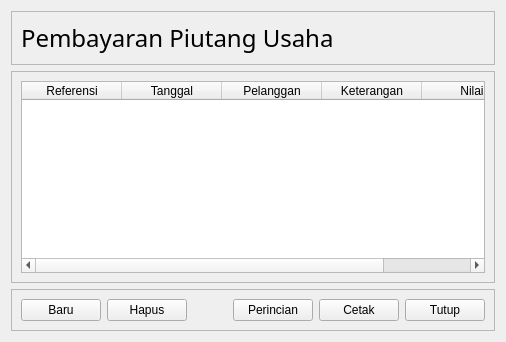
            <widget class="QWidget" name="st_Penjualan_PembayaranPiutang">
             <layout class="QVBoxLayout" name="verticalLayout_5">
              <item>
               <widget class="QFrame" name="fr_Penjualan_PembayaranPiutang_title">
                <property name="sizePolicy">
                 <sizepolicy hsizetype="Preferred" vsizetype="Maximum">
                  <horstretch>0</horstretch>
                  <verstretch>0</verstretch>
                 </sizepolicy>
                </property>
                <property name="frameShape">
                 <enum>QFrame::StyledPanel</enum>
                </property>
                <property name="frameShadow">
                 <enum>QFrame::Raised</enum>
                </property>
                <layout class="QGridLayout" name="gl_Penjualan_PembayaranPiutang_title">
                 <item row="0" column="0">
                  <widget class="QLabel" name="lb_Penjualan_PembayaranPiutang_title">
                   <property name="sizePolicy">
                    <sizepolicy hsizetype="Preferred" vsizetype="Maximum">
                     <horstretch>0</horstretch>
                     <verstretch>0</verstretch>
                    </sizepolicy>
                   </property>
                   <property name="font">
                    <font>
                     <family>Segoe UI Semilight</family>
                     <pointsize>18</pointsize>
                    </font>
                   </property>
                   <property name="text">
                    <string>Pembayaran Piutang Usaha</string>
                   </property>
                   <property name="alignment">
                    <set>Qt::AlignLeading|Qt::AlignLeft|Qt::AlignVCenter</set>
                   </property>
                  </widget>
                 </item>
                </layout>
               </widget>
              </item>
              <item>
               <widget class="QFrame" name="fr_Penjualan_PembayaranPiutang_tabel">
                <property name="sizePolicy">
                 <sizepolicy hsizetype="Preferred" vsizetype="MinimumExpanding">
                  <horstretch>0</horstretch>
                  <verstretch>0</verstretch>
                 </sizepolicy>
                </property>
                <property name="frameShape">
                 <enum>QFrame::StyledPanel</enum>
                </property>
                <property name="frameShadow">
                 <enum>QFrame::Raised</enum>
                </property>
                <layout class="QVBoxLayout" name="vl_Penjualan_PembayaranPiutang_tabel">
                 <item>
                  <widget class="QTableWidget" name="tbl_Penjualan_PembayaranPiutang">
                   <property name="sizePolicy">
                    <sizepolicy hsizetype="Expanding" vsizetype="MinimumExpanding">
                     <horstretch>0</horstretch>
                     <verstretch>0</verstretch>
                    </sizepolicy>
                   </property>
                   <property name="showGrid">
                    <bool>true</bool>
                   </property>
                   <property name="wordWrap">
                    <bool>true</bool>
                   </property>
                   <property name="cornerButtonEnabled">
                    <bool>true</bool>
                   </property>
                   <column>
                    <property name="text">
                     <string>Referensi</string>
                    </property>
                   </column>
                   <column>
                    <property name="text">
                     <string>Tanggal</string>
                    </property>
                   </column>
                   <column>
                    <property name="text">
                     <string>Pelanggan</string>
                    </property>
                   </column>
                   <column>
                    <property name="text">
                     <string>Keterangan</string>
                    </property>
                   </column>
                   <column>
                    <property name="text">
                     <string>Nilai</string>
                    </property>
                   </column>
                  </widget>
                 </item>
                </layout>
               </widget>
              </item>
              <item>
               <widget class="QFrame" name="fr_Penjualan_PembayaranPiutang_tombol">
                <property name="sizePolicy">
                 <sizepolicy hsizetype="Preferred" vsizetype="Maximum">
                  <horstretch>0</horstretch>
                  <verstretch>0</verstretch>
                 </sizepolicy>
                </property>
                <property name="frameShape">
                 <enum>QFrame::StyledPanel</enum>
                </property>
                <property name="frameShadow">
                 <enum>QFrame::Raised</enum>
                </property>
                <layout class="QHBoxLayout" name="hl_Penjualan_PembayaranPiutang_tombol">
                 <item>
                  <widget class="QPushButton" name="tb_Penjualan_PembayaranPiutang_Baru">
                   <property name="text">
                    <string>Baru</string>
                   </property>
                  </widget>
                 </item>
                 <item>
                  <widget class="QPushButton" name="tb_Penjualan_PembayaranPiutang_Hapus">
                   <property name="text">
                    <string>Hapus</string>
                   </property>
                  </widget>
                 </item>
                 <item>
                  <spacer name="hs_Penjualan_PembayaranPiutang_tombol">
                   <property name="orientation">
                    <enum>Qt::Horizontal</enum>
                   </property>
                   <property name="sizeHint" stdset="0">
                    <size>
                     <width>40</width>
                     <height>20</height>
                    </size>
                   </property>
                  </spacer>
                 </item>
                 <item>
                  <widget class="QPushButton" name="tb_Penjualan_PembayaranPiutang_Perincian">
                   <property name="text">
                    <string>Perincian</string>
                   </property>
                  </widget>
                 </item>
                 <item>
                  <widget class="QPushButton" name="tb_Penjualan_PembayaranPiutang_Cetak">
                   <property name="text">
                    <string>Cetak</string>
                   </property>
                  </widget>
                 </item>
                 <item>
                  <widget class="QPushButton" name="tb_Penjualan_PembayaranPiutang_Tutup">
                   <property name="text">
                    <string>Tutup</string>
                   </property>
                  </widget>
                 </item>
                </layout>
               </widget>
              </item>
             </layout>
            </widget>
